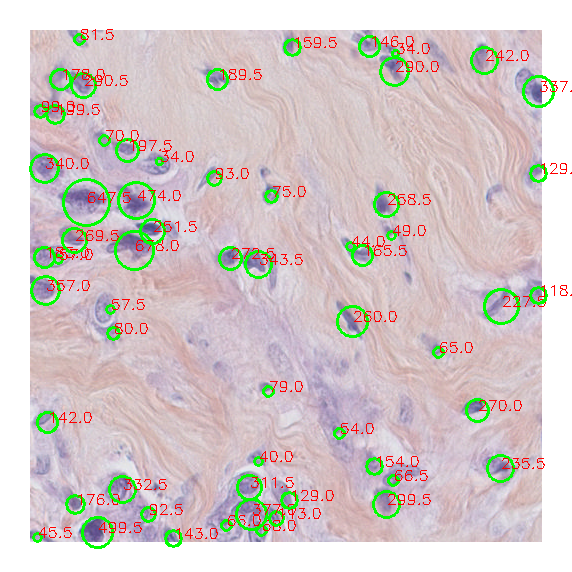
#> input picture Outs/circle.png, 572 x 572 px, found by its file name
$ python ip.py
#> lines starting #> are read from the running program, lines starting #| are printed output that depends on the picture; after the words box and inside, x2 and y2 are one past the last pixel; in counts of white or black regions, pixels touching at a corner belong together; pictures that were not available may be replaced by others from this repository, and a replacement may not be noted
#> further down, img is the input picture: shape (572, 572, 3); mean B, G, R 199.9, 201.1, 210.8
### functions.py
import cv2
import numpy as np

# [13 lines left out: function AddText, not called in this run]


def reSize(img, scale_percent):
#> called with scale_percent = 200
    width = int(img.shape[1] * scale_percent / 100)
#> width = 1144
    height = int(img.shape[0] * scale_percent / 100)
#> height = 1144
    dim = (width, height)
#> dim = (1144, 1144)
    # resize image
    return cv2.resize(img, dim, interpolation = cv2.INTER_AREA)

def AddPadding(im, bordersize):
#> called with bordersize = 10
    row, col = im.shape[:2]
#> row = 1144; col = 1144
    bottom = im[row-2:row, 0:col]
    mean = cv2.mean(bottom)[0]
#> mean = 255


    white = [255,255,255]
    return cv2.copyMakeBorder(
        im,
        top=bordersize,
        bottom=bordersize,
        left=bordersize,
        right=bordersize,
        borderType=cv2.BORDER_CONSTANT,
        value=white
    )
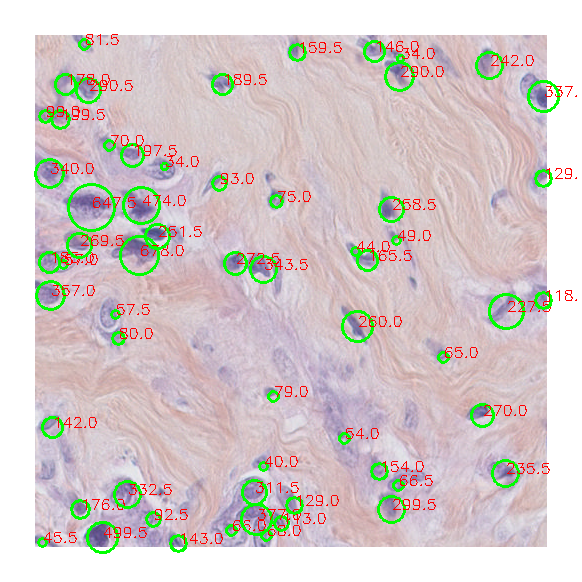
#> returned value: shape (1164, 1164, 3) (shown at 1/2 size); mean of channels 0, 1, 2 201.8, 202.9, 212.3; drawn as B, G, R


def Thresholds(imgB):
    # cv2.fastNlMeansDenoisingColored(img, None, 2, 2, 7, 21)

    imgB = AddPadding(imgB, 10)

    gray = cv2.cvtColor(imgB, cv2.COLOR_BGR2GRAY)
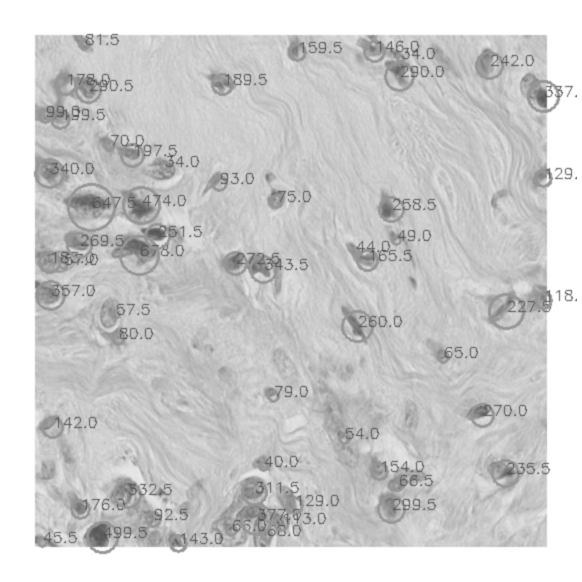
#> gray: shape (1164, 1164) (shown at 1/2 size); min 77, max 255, mean 205.6

    image_enhanced = cv2.equalizeHist(gray)
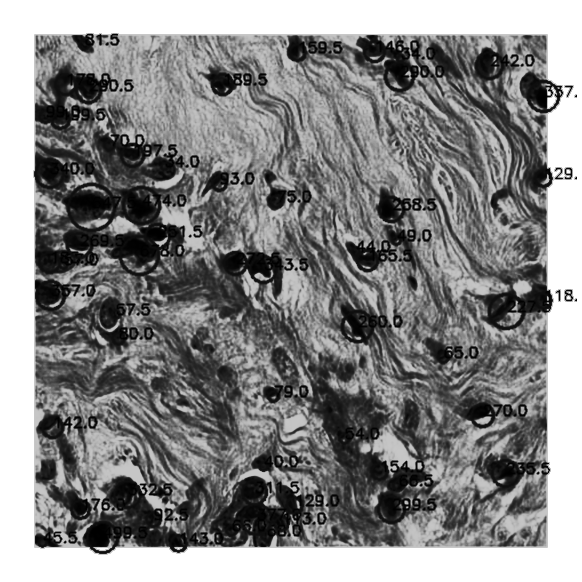
#> image_enhanced: shape (1164, 1164) (shown at 1/2 size); min 0, max 255, mean 135.3
    #cv2.imshow('image_enhanced', image_enhanced)

    ret, thresh = cv2.threshold(gray, 160, 255, cv2.THRESH_BINARY)
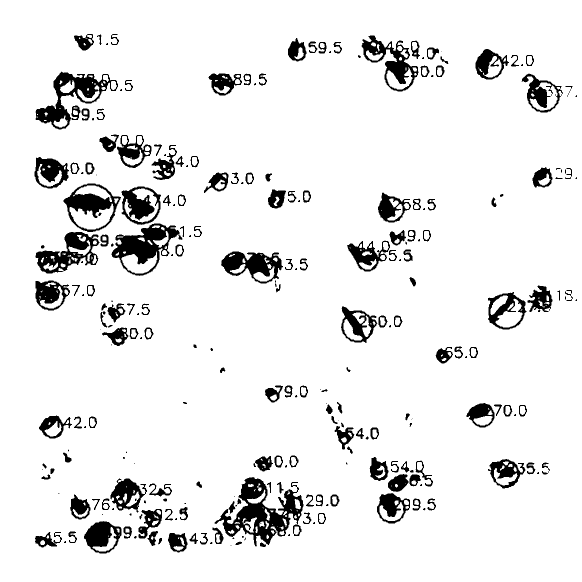
#> thresh: shape (1164, 1164) (shown at 1/2 size); 91.9% white; 272 black regions (84 under 20 px), largest, box (x1, y1, x2, y2) and area: (429, 954, 607, 1093) 9024, (223, 447, 359, 552) 5755, (71, 143, 236, 259) 5696
    #ret, thresh = cv2.threshold(gray, 0, 255, cv2.THRESH_BINARY+cv2.THRESH_OTSU)
    thresh = AddPadding(thresh, 10)
#> call 3 of AddPadding, with bordersize = 10
#> in AddPadding (call 3), `return cv2.copyMakeBorder( im, top=bordersize, bottom=bordersize, left..`:
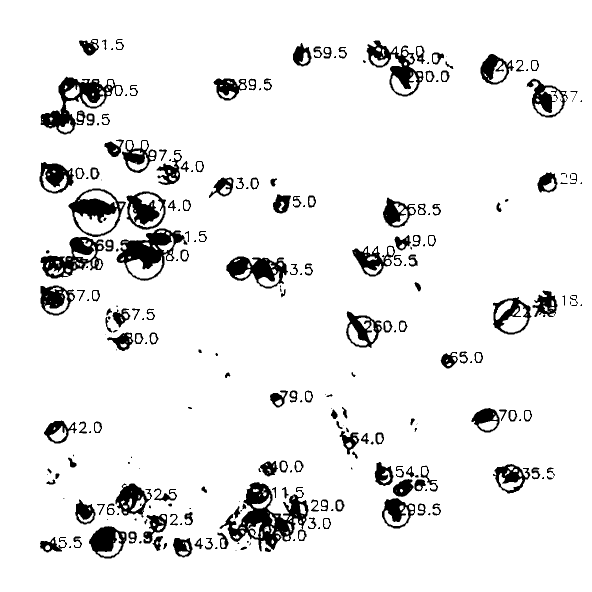
#> returned value: shape (1184, 1184) (shown at 1/2 size); 92.1% white; 272 black regions (84 under 20 px), largest, box (x1, y1, x2, y2) and area: (439, 964, 617, 1103) 9024, (233, 457, 369, 562) 5755, (81, 153, 246, 269) 5696

    #cv2.imshow('thresh', thresh)

    kernel = np.ones((1, 1), np.uint8)
    erosion = cv2.dilate(thresh, kernel, iterations=20)
    #cv2.imshow('erosion', erosion)

    kernel = np.ones((2, 2), np.uint8)
    opening = cv2.morphologyEx(erosion, cv2.MORPH_CLOSE, kernel, iterations=4)
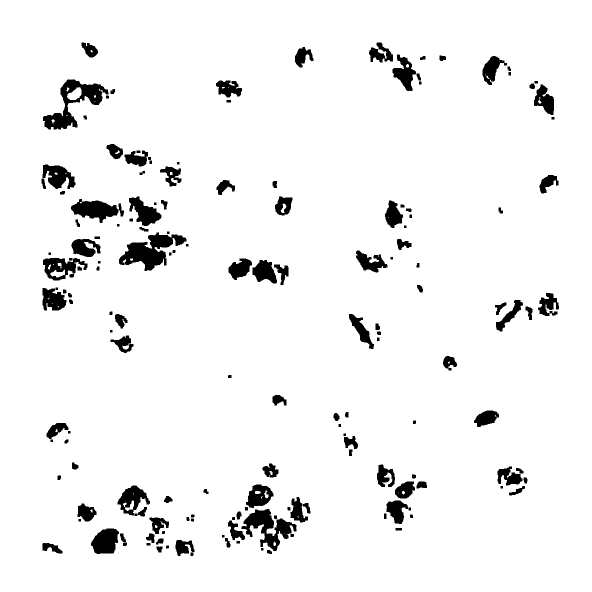
#> opening: shape (1184, 1184) (shown at 1/2 size); 94.8% white; 161 black regions
    return opening
    #cv2.imshow('opening', opening)

### ip.py
import cv2
import numpy as np
import functions as fcn
from pathlib import Path
import os


folder = os.listdir('/Original')
files = [x for x in folder if x.endswith(".png")]

print(files)

for file in files:
    path = r'Original\\' + file
    img = cv2.imread(path)
    img = fcn.reSize(img, 200)
    org = img
    org = fcn.AddPadding(org, 10)
    cv2.imshow('ORG', org)
    imgB = cv2.GaussianBlur(img, (5, 5), 0)
    opening = fcn.Thresholds(imgB)

    contours, hierarchy = cv2.findContours(
        opening, cv2.RETR_TREE, cv2.CHAIN_APPROX_SIMPLE)
#> contours = 208 contours, 28 with area under 20; largest, box (x1, y1, x2, y2) and area: (0, 0, 1184, 1184) 1399489, (85, 158, 218, 260) 5321, (237, 464, 374, 543) 4984, (482, 1017, 594, 1103) 4158, (141, 397, 238, 447) 2724

    #cntrs = cv2.drawContours(org, contours, -1, (0, 255, 0), 2)

    imgB = fcn.AddPadding(imgB, 10)
    img = fcn.AddPadding(img, 10)
    i = 1
    for contour in contours:
        M = cv2.moments(contour)
        area = cv2.contourArea(contour)
        if area > 300 and area < 5000:
            (x, y), radius = cv2.minEnclosingCircle(contour)
            center = (int(x), int(y))
            radius = int(radius)
            # circle = cv2.circle(imgB, center, radius, (0, 255, 0), 2)
            #fcn.AddText(imgB, str(area), x, y)
             # cv2.imshow('circles', circle)
            tolarance = 20
            cirlce_x1 = int(x - radius) - tolarance
            cirlce_y1 = int(y - radius) - tolarance
            cirlce_x2 = int(x + radius)
            cirlce_y2 = int(y + radius)
            # [4 lines of commented-out code are left out]

            i = i + 1
#> this loop made 208 passes
#> (area, x, y, radius, center, cirlce_x1, cirlce_y1, cirlce_x2) on passes 8, 11, 19, 24, 34, 41, 44, 45, 51, 55, 60, 67: (519, 104.5, 1096.5, 22, (104, 1096), 62, 1054, 126), (864, 369, 1094.6, 21, (368, 1094), 327, 1053, 389), (2225, 212.6, 1083, 32, (212, 1082), 160, 1030, 244), (800, 316.5, 1047, 22, (316, 1046), 274, 1004, 338), (4157.5, 537.6, 1056, 55, (537, 1056), 462, 981, 592), (963.5, 172.7, 1023.4, 21, (172, 1023), 131, 982, 193), (1330, 792.3, 1023.5, 26, (792, 1023), 746, 977, 818), (1062, 599.5, 1018.5, 27, (599, 1018), 552, 971, 626), (2215, 266.9, 1002.9, 33, (266, 1002), 213, 949, 299), (1828.5, 518.8, 997.1, 29, (518, 997), 469, 948, 547), (1030.5, 808.9, 976.1, 23, (808, 976), 765, 933, 831), (1195, 1019.1, 952.6, 27, (1019, 952), 972, 905, 1046)
#> (area, x, y, radius, cirlce_x1, cirlce_y1, cirlce_x2, cirlce_y2) on passes 21, 121, 135, 149, 160, 203: (704, 473, 1060, 24, 429, 1016, 497, 1084), (2544, 130, 527, 45, 65, 462, 175, 572), (4984, 305, 502, 72, 213, 410, 377, 574), (1302, 783, 428, 28, 735, 380, 811, 456), (831, 1098, 369, 23, 1055, 326, 1121, 392), (1839.5, 809, 145, 39, 750, 86, 848, 184)
#> after the loop, i = 53
            #cv2.imshow('contours', cntrs)
    cv2.waitKey(0)
    cv2.destroyAllWindows()
    print('Cores created in ' + file)

$ run again, on Outs/guassian.png
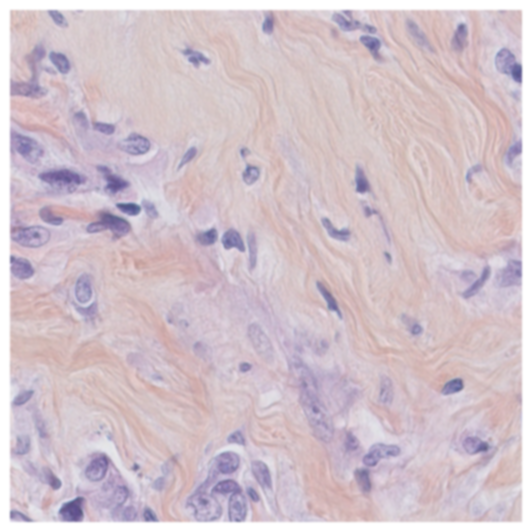
#> input picture Outs/guassian.png, 532 x 532 px, found by its file name
#> img is the input picture: shape (532, 532, 3); mean B, G, R 202.3, 193.6, 209.6
#> mean = 255
#> in Thresholds, `ret, thresh = cv2.threshold(gray, 160, 255, cv2.THRESH_BINARY)`:
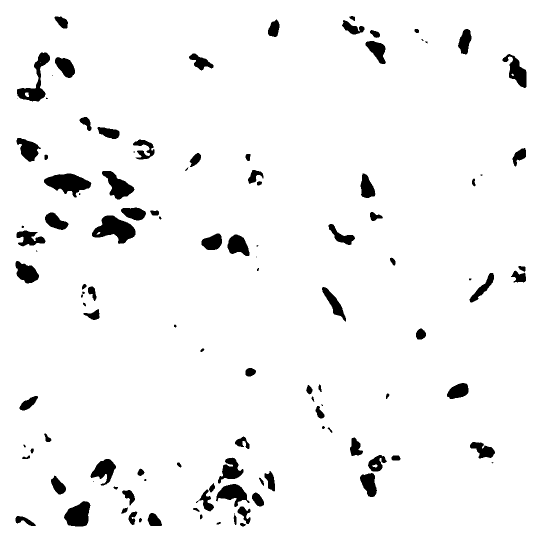
#> thresh: shape (1084, 1084) (shown at 1/2 size); 95.6% white; 115 black regions (21 under 20 px), largest, box (x1, y1, x2, y2) and area: (184, 431, 271, 488) 2788, (88, 347, 183, 395) 2547, (34, 105, 100, 203) 2093
#> in Thresholds, `opening = cv2.morphologyEx(erosion, cv2.MORPH_CLOSE, kernel, iteration..`:
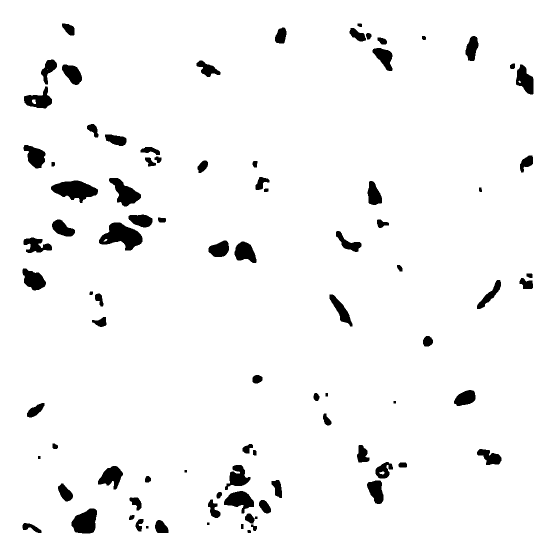
#> opening: shape (1104, 1104) (shown at 1/2 size); 95.9% white; 89 black regions
#> contours = 95 contours, 3 with area under 20; largest, box (x1, y1, x2, y2) and area: (0, 0, 1104, 1104) 1216609, (197, 444, 286, 502) 2914, (101, 360, 197, 407) 2622, (142, 1016, 195, 1068) 1968, (217, 355, 283, 414) 1877
#> the loop `for contour in contours:` made 95 passes
#> (area, x, y, radius, center, cirlce_x1, cirlce_y1, cirlce_x2) on passes 6, 13, 16, 18, 19, 20, 21, 24: (416, 63.5, 1057.5, 20, (63, 1057), 23, 1017, 83), (1968, 170.5, 1041, 30, (170, 1041), 120, 991, 200), (414.5, 269.1, 1007.1, 15, (269, 1007), 234, 972, 284), (1592.5, 477.5, 1008, 30, (477, 1008), 427, 958, 507), (692, 130.2, 983.9, 19, (130, 983), 91, 944, 149), (1140.5, 751.4, 984, 25, (751, 984), 706, 939, 776), (536, 553, 978.5, 20, (553, 978), 513, 938, 573), (1428, 220.1, 956.1, 27, (220, 956), 173, 909, 247)
#> after the loop `for contour in contours:`: i = 53
